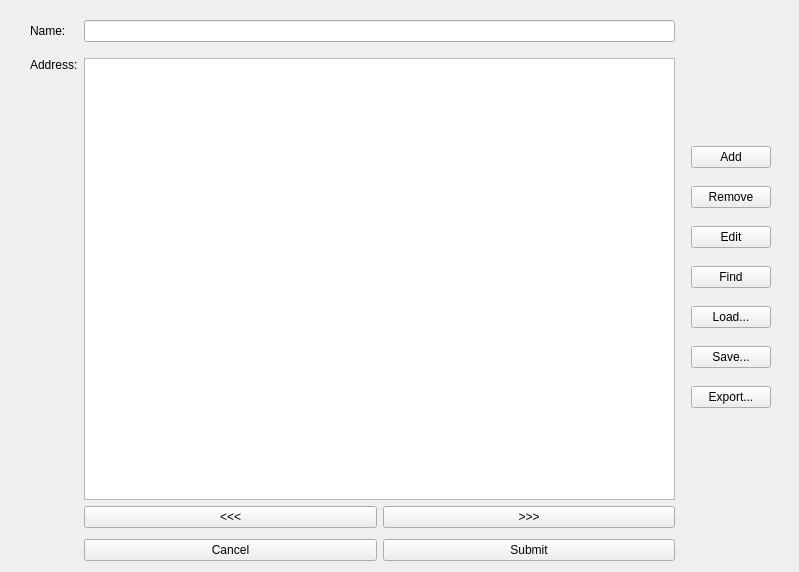
<?xml version="1.0" encoding="UTF-8"?>
<ui version="4.0">
 <class>AddressBook</class>
 <widget class="QWidget" name="AddressBook">
  <property name="geometry">
   <rect>
    <x>0</x>
    <y>0</y>
    <width>799</width>
    <height>572</height>
   </rect>
  </property>
  <property name="windowTitle">
   <string>AddressBook</string>
  </property>
  <widget class="QWidget" name="layoutWidget">
   <property name="geometry">
    <rect>
     <x>30</x>
     <y>20</y>
     <width>741</width>
     <height>541</height>
    </rect>
   </property>
   <layout class="QGridLayout" name="gridLayout">
    <item row="2" column="0" alignment="Qt::AlignTop">
     <widget class="QLabel" name="addressLabel">
      <property name="text">
       <string>Address:</string>
      </property>
     </widget>
    </item>
    <item row="0" column="0">
     <widget class="QLabel" name="nameLabel">
      <property name="text">
       <string>Name:</string>
      </property>
     </widget>
    </item>
    <item row="1" column="1">
     <spacer name="horizontalSpacer">
      <property name="orientation">
       <enum>Qt::Horizontal</enum>
      </property>
      <property name="sizeHint" stdset="0">
       <size>
        <width>40</width>
        <height>10</height>
       </size>
      </property>
     </spacer>
    </item>
    <item row="3" column="1">
     <layout class="QHBoxLayout" name="buttonLayoutBottom_1">
      <item>
       <widget class="QPushButton" name="prevButton">
        <property name="text">
         <string>&lt;&lt;&lt;</string>
        </property>
       </widget>
      </item>
      <item>
       <widget class="QPushButton" name="nextButton">
        <property name="text">
         <string>&gt;&gt;&gt;</string>
        </property>
       </widget>
      </item>
     </layout>
    </item>
    <item row="0" column="1">
     <widget class="QLineEdit" name="nameLine"/>
    </item>
    <item row="4" column="1">
     <spacer name="horizontalSpacer_2">
      <property name="orientation">
       <enum>Qt::Horizontal</enum>
      </property>
      <property name="sizeHint" stdset="0">
       <size>
        <width>40</width>
        <height>5</height>
       </size>
      </property>
     </spacer>
    </item>
    <item row="5" column="1">
     <layout class="QHBoxLayout" name="bauttonLayoutBottom_2">
      <item>
       <widget class="QPushButton" name="cancelButton">
        <property name="text">
         <string>Cancel</string>
        </property>
       </widget>
      </item>
      <item>
       <widget class="QPushButton" name="submitButton">
        <property name="text">
         <string>Submit</string>
        </property>
       </widget>
      </item>
     </layout>
    </item>
    <item row="2" column="3">
     <layout class="QVBoxLayout" name="buttonLayoutRight">
      <property name="spacing">
       <number>0</number>
      </property>
      <property name="sizeConstraint">
       <enum>QLayout::SetDefaultConstraint</enum>
      </property>
      <item>
       <spacer name="verticalSpacer">
        <property name="orientation">
         <enum>Qt::Vertical</enum>
        </property>
        <property name="sizeType">
         <enum>QSizePolicy::Maximum</enum>
        </property>
        <property name="sizeHint" stdset="0">
         <size>
          <width>10</width>
          <height>70</height>
         </size>
        </property>
       </spacer>
      </item>
      <item>
       <widget class="QPushButton" name="addButton">
        <property name="text">
         <string>Add</string>
        </property>
       </widget>
      </item>
      <item>
       <widget class="QPushButton" name="removeButton">
        <property name="text">
         <string>Remove</string>
        </property>
       </widget>
      </item>
      <item>
       <widget class="QPushButton" name="editButton">
        <property name="text">
         <string>Edit</string>
        </property>
       </widget>
      </item>
      <item>
       <widget class="QPushButton" name="findButton">
        <property name="text">
         <string>Find</string>
        </property>
       </widget>
      </item>
      <item>
       <widget class="QPushButton" name="loadButton">
        <property name="text">
         <string>Load...</string>
        </property>
       </widget>
      </item>
      <item>
       <widget class="QPushButton" name="saveButton">
        <property name="text">
         <string>Save...</string>
        </property>
       </widget>
      </item>
      <item>
       <widget class="QPushButton" name="exportButton">
        <property name="text">
         <string>Export...</string>
        </property>
       </widget>
      </item>
      <item>
       <spacer name="verticalSpacer_2">
        <property name="orientation">
         <enum>Qt::Vertical</enum>
        </property>
        <property name="sizeType">
         <enum>QSizePolicy::Maximum</enum>
        </property>
        <property name="sizeHint" stdset="0">
         <size>
          <width>20</width>
          <height>70</height>
         </size>
        </property>
       </spacer>
      </item>
     </layout>
    </item>
    <item row="2" column="1">
     <widget class="QTextEdit" name="addressText">
      <property name="maximumSize">
       <size>
        <width>16777215</width>
        <height>457</height>
       </size>
      </property>
     </widget>
    </item>
    <item row="2" column="2">
     <spacer name="verticalSpacer_3">
      <property name="orientation">
       <enum>Qt::Vertical</enum>
      </property>
      <property name="sizeHint" stdset="0">
       <size>
        <width>10</width>
        <height>40</height>
       </size>
      </property>
     </spacer>
    </item>
   </layout>
   <zorder>addressLabel</zorder>
   <zorder>nameLabel</zorder>
   <zorder>nameLine</zorder>
   <zorder>addressText</zorder>
   <zorder>horizontalSpacer</zorder>
   <zorder>horizontalSpacer_2</zorder>
   <zorder>verticalSpacer_3</zorder>
  </widget>
 </widget>
 <resources/>
 <connections/>
</ui>
